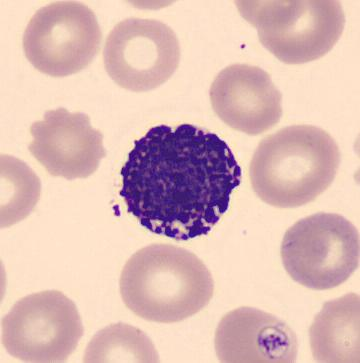
%> input picture blood_dataset_sample/Basophil/row_00314.jpg, 360 x 363 px
$ octave --eval "result = detect_cells(imread('../../blood_dataset_sample/Basophil/row_00314.jpg'));"   (GNU Octave 9; MATLAB toolbox functions it lacks are replaced by stand-ins)
%> lines starting %> are read from the running program, lines starting %| are printed output that depends on the picture; in (x1, y1, x2, y2) boxes, pixels count from 0 and x2, y2 are one past the last pixel; in counts of white or black regions, pixels touching at a corner belong together; the program's own positions count from 1
### matlab/pipeline/apply_clahe.m
function out = apply_clahe(img, p)
%APPLY_CLAHE CLAHE sobre el canal L de LAB (celda "apply_CLAHE" del notebook).
%   Se imita la representacion LAB de 8 bits de OpenCV (L*255/100, a+128,
%   b+128 cuantizados) para que el CLAHE vea los mismos valores.
lab = rgb2lab(img);
L8 = uint8(min(max(round(lab(:, :, 1) * 255 / 100), 0), 255));
a  = min(max(round(lab(:, :, 2) + 128), 0), 255) - 128;
b  = min(max(round(lab(:, :, 3) + 128), 0), 255) - 128;
L8 = cv_clahe(L8, p.clahe_clip, p.clahe_tiles);
rgb = lab2rgb(cat(3, double(L8) * 100 / 255, a, b));
out = uint8(round(255 * min(max(rgb, 0), 1)));
end

### matlab/opencv_compat/cv_clahe.m
function J = cv_clahe(I, clipLimit, tiles)
%CV_CLAHE Reimplementacion de cv2.createCLAHE(clipLimit, tileGridSize).apply.
%   I         imagen uint8 de un canal
%   clipLimit clip limit de OpenCV (3.0 en el notebook)
%   tiles     [tilesX tilesY] (tileGridSize de OpenCV, [8 8] en el notebook)
%
%   adapthisteq de MATLAB usa otra convencion de clip limit y otra
%   interpolacion, por eso se reproduce el algoritmo de OpenCV tal cual.
if nargin < 2, clipLimit = 3.0; end
if nargin < 3, tiles = [8 8]; end
assert(isa(I, 'uint8') && ismatrix(I), 'cv_clahe espera una imagen uint8 de un canal');
tx = tiles(1); ty = tiles(2);
[H, W] = size(I);

% OpenCV hace padding (reflect101) solo si la imagen no es divisible por la
% grilla, y en ese caso agrega (tiles - mod) en AMBOS ejes.
if mod(W, tx) == 0 && mod(H, ty) == 0
    S = I;
else
    S = cv_pad(I, 0, ty - mod(H, ty), 0, tx - mod(W, tx), 'reflect101');
end
th = size(S, 1) / ty;  tw = size(S, 2) / tx;
tileArea = tw * th;

if clipLimit > 0
    clip = max(1, floor(clipLimit * tileArea / 256));
else
    clip = Inf;
end

lut = zeros(256, ty, tx);
for j = 1:ty
    for i = 1:tx
        tile = S((j - 1) * th + (1:th), (i - 1) * tw + (1:tw));
        h = accumarray(double(tile(:)) + 1, 1, [256 1]);
        if isfinite(clip)
            excess = sum(max(h - clip, 0));
            h = min(h, clip);
            batch = floor(excess / 256);
            residual = excess - batch * 256;
            h = h + batch;
            if residual > 0
                step = max(floor(256 / residual), 1);
                k = 0;
                while k < 256 && residual > 0
                    h(k + 1) = h(k + 1) + 1;
                    residual = residual - 1;
                    k = k + step;
                end
            end
        end
        lut(:, j, i) = min(max(round(cumsum(h) * (255 / tileArea)), 0), 255);
    end
end

% Interpolacion bilineal entre las LUT de los 4 tiles vecinos (CLAHE_Interpolation_Body)
xf = (0:W - 1) / tw - 0.5;
x1 = floor(xf); xa = xf - x1; x2 = x1 + 1;
x1 = max(x1, 0); x2 = min(x2, tx - 1);
yf = ((0:H - 1) / th - 0.5)';
y1 = floor(yf); ya = yf - y1; y2 = y1 + 1;
y1 = max(y1, 0); y2 = min(y2, ty - 1);

v = double(I);
L = @(yy, xx) lut(v + 1 + 256 * yy + 256 * ty * xx);   % expansion implicita: (Hx1)+(1xW)
res = (L(y1, x1) .* (1 - xa) + L(y1, x2) .* xa) .* (1 - ya) + ...
      (L(y2, x1) .* (1 - xa) + L(y2, x2) .* xa) .* ya;
J = uint8(round(res));
end

### matlab/opencv_compat/cv_pad.m
function P = cv_pad(I, top, bottom, left, right, mode)
%CV_PAD Rellena (padding) un arreglo 2-D/3-D como cv2.copyMakeBorder.
%   mode: 'reflect101' (BORDER_REFLECT_101, el default de GaussianBlur)
%         'replicate'  (BORDER_REPLICATE, el que usa adaptiveThreshold)
if nargin < 6, mode = 'reflect101'; end
[H, W, ~] = size(I);
rows = border_index((1 - top):(H + bottom), H, mode);
cols = border_index((1 - left):(W + right), W, mode);
P = I(rows, cols, :);
end

function idx = border_index(i, n, mode)
switch mode
    case 'replicate'
        idx = min(max(i, 1), n);
    case 'reflect101'
        if n == 1
            idx = ones(size(i));
            return;
        end
        period = 2 * n - 2;
        j = mod(i - 1, period);          % posicion 0-based dentro de un periodo
        j(j >= n) = period - j(j >= n);
        idx = j + 1;
    otherwise
        error('cv_pad: modo de borde desconocido "%s"', mode);
end
end

### matlab/opencv_compat/cv_gaussian_blur.m
function J = cv_gaussian_blur(I, ksize, border)
%CV_GAUSSIAN_BLUR Equivalente a cv2.GaussianBlur(I, (ksize, ksize), 0).
%   Gaussiano separable con el kernel y el borde de OpenCV (BORDER_REFLECT_101
%   por defecto). Entrada uint8 -> salida uint8 redondeada; double -> double.
if nargin < 3, border = 'reflect101'; end
g = cv_gaussian_kernel(ksize, 0);
r = (ksize - 1) / 2;
P = cv_pad(double(I), r, r, r, r, border);
J = zeros(size(I));
for c = 1:size(I, 3)
    J(:, :, c) = conv2(g(:), g, P(:, :, c), 'valid');
end
if isa(I, 'uint8')
    J = uint8(round(J));
end
end

### matlab/opencv_compat/cv_rgb2hsv8.m
function hsv = cv_rgb2hsv8(rgb)
%CV_RGB2HSV8 HSV con las unidades de OpenCV para imagenes de 8 bits.
%   cv2.cvtColor(..., COLOR_BGR2HSV) da H en [0,180) y S, V en [0,255].
%   rgb2hsv de MATLAB da todo en [0,1], asi que se reescala para poder usar
%   los mismos umbrales del notebook ([79 77 109] - [151 212 212]).
x = rgb2hsv(double(rgb) / 255);
H = mod(round(x(:, :, 1) * 180), 180);
S = round(x(:, :, 2) * 255);
V = round(x(:, :, 3) * 255);
hsv = cat(3, H, S, V);
end

### matlab/pipeline/detect_wbc.m
function [mask, count, raw_mask, morph_mask] = detect_wbc(clahe_img, p)
%DETECT_WBC Deteccion de globulos blancos (ClassicalCellDetector.detect_wbc).
%   1. Blur gaussiano 7x7 sobre la imagen con CLAHE
%   2. Mascara HSV de los tonos morados (get_hsv_mask)
%   3. Apertura + cierre morfologico (clean_wbc_morphology)
%   4. Filtro por area minima (filter_wbc_by_size)
blurred = cv_gaussian_blur(clahe_img, p.wbc_blur_ksize);
hsv = cv_rgb2hsv8(blurred);
raw_mask = get_hsv_mask(hsv, p.hsv_lower, p.hsv_upper);
morph_mask = clean_wbc_morphology(raw_mask, p);
[mask, count] = filter_wbc_by_size(morph_mask, p.wbc_min_area);
end

function mask = get_hsv_mask(hsv, lower, upper)
% cv2.inRange: lower <= pixel <= upper en los tres canales
mask = true(size(hsv, 1), size(hsv, 2));
for c = 1:3
    mask = mask & hsv(:, :, c) >= lower(c) & hsv(:, :, c) <= upper(c);
end
end

function cleaned = clean_wbc_morphology(mask, p)
% Apertura (quita ruido) y cierre fuerte (rellena huecos del nucleo)
opened  = cv_morph(mask, cv_ellipse_kernel(p.wbc_open_ksize), 'open', p.wbc_open_iter);
cleaned = cv_morph(opened, cv_ellipse_kernel(p.wbc_close_ksize), 'close', p.wbc_close_iter);
end

function [final_mask, count] = filter_wbc_by_size(mask, min_area)
% connectedComponentsWithStats (conectividad 8): se queda con area > min_area
cc = bwconncomp(mask, 8);
areas = cellfun(@numel, cc.PixelIdxList);
keep = find(areas > min_area);
final_mask = false(size(mask));
for k = keep
    final_mask(cc.PixelIdxList{k}) = true;
end
count = numel(keep);
end

### matlab/opencv_compat/cv_ellipse_kernel.m
function K = cv_ellipse_kernel(k)
%CV_ELLIPSE_KERNEL Elemento estructurante = cv2.getStructuringElement(MORPH_ELLIPSE, (k, k)).
%   Devuelve una matriz logica k x k con el mismo patron que OpenCV. Para k
%   par (p.ej. 20) el ancla de OpenCV es (k/2, k/2) en 0-based; cv_morph se
%   encarga de respetar esa ancla.
r = floor(k / 2);
c = floor(k / 2);
if r > 0, inv_r2 = 1 / (r * r); else, inv_r2 = 0; end
K = false(k, k);
for i = 0:k - 1
    dy = i - r;
    if abs(dy) <= r
        dx = round(c * sqrt((r * r - dy * dy) * inv_r2));
        j1 = max(c - dx, 0);
        j2 = min(c + dx + 1, k);
        K(i + 1, j1 + 1:j2) = true;
    end
end
end

### matlab/opencv_compat/cv_morph.m
function bw = cv_morph(bw, K, op, iterations)
%CV_MORPH Morfologia binaria con la semantica de OpenCV.
%   op: 'erode' | 'dilate' | 'open' | 'close'
%   iterations igual que en cv2.morphologyEx/cv2.erode/cv2.dilate:
%     open  = erode x iterations y luego dilate x iterations
%     close = dilate x iterations y luego erode x iterations
%
%   Diferencias con MATLAB que se corrigen aqui:
%   * OpenCV ancla un kernel k x k en (floor(k/2), floor(k/2)); MATLAB, para
%     k par, usa floor((k+1)/2). Se agrega una fila/columna de ceros al
%     final para que el centro coincida.
%   * imdilate refleja el elemento estructurante; cv2.dilate no. Por eso se
%     pasa el kernel rotado 180 grados a imdilate.
if nargin < 4, iterations = 1; end
bw = logical(bw);
K = logical(K);
if mod(size(K, 1), 2) == 0, K(end + 1, :) = false; end
if mod(size(K, 2), 2) == 0, K(:, end + 1) = false; end
Kd = rot90(K, 2);

switch op
    case 'erode'
        bw = do_erode(bw, K, iterations);
    case 'dilate'
        bw = do_dilate(bw, Kd, iterations);
    case 'open'
        bw = do_dilate(do_erode(bw, K, iterations), Kd, iterations);
    case 'close'
        bw = do_erode(do_dilate(bw, Kd, iterations), K, iterations);
    otherwise
        error('cv_morph: operacion desconocida "%s"', op);
end
end

function bw = do_erode(bw, K, n)
for t = 1:n
    bw = imerode(bw, K);
end
end

function bw = do_dilate(bw, K, n)
for t = 1:n
    bw = imdilate(bw, K);
end
end

### matlab/pipeline/get_rbc_watershed.m
function [new_markers, count, steps] = get_rbc_watershed(img, wbc_mask, p)
%GET_RBC_WATERSHED Segmentacion y conteo de globulos rojos (get_rbc_watershed).
%   Canal G + CLAHE -> blur -> umbral adaptativo -> quitar WBC ->
%   fondo seguro -> frente seguro (transformada de distancia) -> watershed
%   por marcadores -> filtro por tamano y estimacion de grupos.
g = cv_clahe(img(:, :, 2), p.clahe_clip, p.clahe_tiles);   % rbc_extract_and_clahe
g = cv_gaussian_blur(g, p.rbc_blur_ksize);                 % rbc_blurring_phase
thresh = rbc_apply_thresholding(g, p);
thresh = rbc_remove_wbc_mask(wbc_mask, thresh, p);
[sure_bg, closing] = rbc_get_sure_bg(thresh, p);
[sure_fg, unknown] = rbc_get_sure_foreground(closing, sure_bg, p);
markers = rbc_apply_watershed(sure_fg, unknown, img);
[new_markers, count] = rbc_size_filtering(markers, p);
if nargout > 2
    steps = struct('green_clahe_blur', g, 'thresh', thresh, 'sure_bg', sure_bg, ...
                   'sure_fg', sure_fg, 'unknown', unknown, 'markers', markers);
end
end

function bw = rbc_apply_thresholding(g, p)
% cv2.adaptiveThreshold(g, 255, ADAPTIVE_THRESH_GAUSSIAN_C, THRESH_BINARY_INV, block, C)
% Umbral local = media gaussiana (redondeada a uint8, borde replicate) - C.
% Con THRESH_BINARY_INV el pixel es blanco si g <= media - C.
k = p.adapt_block;
gk = cv_gaussian_kernel(k, 0);
r = (k - 1) / 2;
P = cv_pad(double(g), r, r, r, r, 'replicate');
mu = round(conv2(gk(:), gk, P, 'valid'));
bw = double(g) - mu <= -p.adapt_C;
end

function thresh = rbc_remove_wbc_mask(wbc_mask, thresh, p)
% Dilata la mascara WBC (5x5, 2 iteraciones) y la borra del umbral de RBC
wbc_dil = cv_morph(wbc_mask, true(p.wbc_remove_ksize), 'dilate', p.wbc_remove_iter);
thresh(wbc_dil) = false;
end

function [sure_bg, closing] = rbc_get_sure_bg(thresh, p)
K = true(p.bg_ksize);
opening = cv_morph(thresh, K, 'open', p.open_iter);
closing = cv_morph(opening, K, 'close', p.close_iter);
sure_bg = cv_morph(closing, K, 'dilate', p.bg_dilate_iter);
end

function [sure_fg, unknown] = rbc_get_sure_foreground(closing, sure_bg, p)
% cv2.distanceTransform(closing, DIST_L2, 5) -> aqui distancia euclidiana exacta
dist = bwdist(~closing);
dist = cv_gaussian_blur(dist, p.dist_blur_ksize);
sure_fg = dist > p.fg_ratio * max(dist(:));
unknown = sure_bg & ~sure_fg;               % cv2.subtract(sure_bg, sure_fg)
end

function markers = rbc_apply_watershed(sure_fg, unknown, img)
markers = int32(bwlabel(sure_fg, 8)) + 1;   % fondo = 1, celulas = 2..N+1
markers(unknown) = 0;                       % region desconocida = 0
markers = cv_watershed(img, markers);       % lineas divisorias = -1
end

function [new_markers, count] = rbc_size_filtering(markers, p)
A = p.typical_rbc_area;
min_t = A * p.min_area_ratio;
clump_t = A * p.clump_ratio;
new_markers = markers;
count = 0;
vals = double(markers(markers > 1));
if isempty(vals), return; end
[labels, ~, j] = unique(vals);
areas = accumarray(j, 1);
small = labels(areas < min_t);
for k = 1:numel(labels)
    a = areas(k);
    if a < min_t
        continue;
    elseif a > clump_t
        count = count + round_half_even(a / A);   % int(round(x)) de Python
    else
        count = count + 1;
    end
end
if ~isempty(small)
    new_markers(ismember(double(markers), small)) = 1;
end
end

% [6 lines left out: function round_half_even, not called in this run]

### matlab/opencv_compat/cv_watershed.m
function markers = cv_watershed(img, markers)
%CV_WATERSHED Watershed por marcadores, mismo algoritmo que cv2.watershed.
%   img      imagen RGB uint8 (H x W x 3)
%   markers  int32 H x W: >0 semillas, 0 = region desconocida
%   Salida   int32 H x W: cada pixel con la etiqueta de su semilla y -1 en
%            las lineas divisorias.
%
%   Por que no se usa watershed() de MATLAB: ese es el watershed clasico
%   sobre una imagen de relieve, no acepta marcadores. OpenCV hace una
%   inundacion de Meyer con 256 colas de prioridad, donde la prioridad de un
%   pixel es max_c |I_c(p) - I_c(vecino)|. Igual que OpenCV, el borde de 1 px
%   de la imagen se marca como -1. Se verifico pixel a pixel contra
%   cv2.watershed.
WSHED = int32(-1);
INQ = int32(-2);
[H, W, ~] = size(img);
N = H * W;
m = int32(markers(:));
m(m < 0) = 0;

% Borde de la imagen = linea divisoria (como OpenCV)
border = false(H, W);
border([1 H], :) = true;
border(:, [1 W]) = true;
m(border(:)) = WSHED;

% Diferencia de color con cada vecino, precalculada:
% D(p, d) = max_c |I_c(p) - I_c(p + offs(d))|, d = izquierda, derecha, arriba, abajo
offs = [-H, H, -1, 1];
I = reshape(double(img), N, 3);
D = zeros(N, 4);
inner = find(~border(:));
for d = 1:4
    D(inner, d) = max(abs(I(inner, :) - I(inner + offs(d), :)), [], 2);
end

% Colas FIFO por nivel (0..255) como listas enlazadas: cada pixel entra a lo
% mas una vez, asi que su indice sirve de nodo.
nxt = zeros(N, 1);
head = zeros(256, 1);
tail = zeros(256, 1);

% Fase inicial (vectorizada): pixeles desconocidos con algun vecino semilla.
% Prioridad = minima diferencia con los vecinos ya etiquetados. Se encolan en
% orden fila por fila, como OpenCV (importa para desempatar).
cand = inner(m(inner) == 0);
lev = 256 * ones(numel(cand), 1);
for d = 1:4
    lab_n = m(cand + offs(d)) > 0;
    lev(lab_n) = min(lev(lab_n), D(cand(lab_n), d));
end
keep = lev < 256;
cand = cand(keep);
lev = lev(keep) + 1;                              % nivel 1-based
[r, c] = ind2sub([H W], cand);
[~, order] = sortrows([lev, r, c]);               % por nivel y luego fila-columna
cand = cand(order);
lev = lev(order);
if isempty(cand)
    markers = reshape(m, H, W);
    return;
end
m(cand) = INQ;
same_next = [lev(2:end) == lev(1:end - 1); false];
nxt(cand(same_next)) = cand([false; same_next(1:end - 1)]);
first = [true; lev(2:end) ~= lev(1:end - 1)];
last = [lev(2:end) ~= lev(1:end - 1); true];
head(lev(first)) = cand(first);
tail(lev(last)) = cand(last);
active = lev(1);

% Inundacion
while true
    if head(active) == 0
        k = find(head(active + 1:end) > 0, 1);
        if isempty(k), break; end
        active = active + k;
    end
    p = head(active);
    head(active) = nxt(p);
    if head(active) == 0, tail(active) = 0; end

    nb = p + offs;
    t = m(nb);
    pos = t(t > 0);
    if isempty(pos)
        lab = int32(0);
    elseif all(pos == pos(1))
        lab = pos(1);
    else
        lab = WSHED;
    end
    m(p) = lab;
    if lab == WSHED, continue; end

    for d = 1:4
        if t(d) == 0
            n = nb(d);
            lv = D(p, d) + 1;
            nxt(n) = 0;
            if tail(lv) == 0, head(lv) = n; else, nxt(tail(lv)) = n; end
            tail(lv) = n;
            m(n) = INQ;
            if lv < active, active = lv; end
        end
    end
end
markers = reshape(m, H, W);
end

### matlab/pipeline/markers_to_detections.m
function [boxes, labels] = markers_to_detections(markers, wbc_mask, p)
%MARKERS_TO_DETECTIONS Convierte la segmentacion en cajas [x y w h].
%   Coordenadas 0-based como cv2.boundingRect, con el mismo padding que el
%   notebook (p.pad para RBC y p.pad + p.wbc_pad_extra para WBC).
%   Una region marcada como "grupo" (clump) sigue siendo una sola caja.
[H, W] = size(markers);
boxes = zeros(0, 4);
labels = {};

% RBC: una caja por etiqueta > 1 del watershed
idx = find(markers > 1);
if ~isempty(idx)
    [r, c] = ind2sub([H W], idx);
    [~, ~, j] = unique(double(markers(idx)));     % orden ascendente como np.unique
    rmin = accumarray(j, r, [], @min); rmax = accumarray(j, r, [], @max);
    cmin = accumarray(j, c, [], @min); cmax = accumarray(j, c, [], @max);
    for k = 1:numel(rmin)
        b = padded_box(cmin(k) - 1, rmin(k) - 1, cmax(k) - cmin(k) + 1, ...
                       rmax(k) - rmin(k) + 1, p.pad, W, H);
        boxes(end + 1, :) = b; %#ok<AGROW>
        labels{end + 1, 1} = 'RBC'; %#ok<AGROW>
    end
end

% WBC: una caja por componente conexa de la mascara
cc = bwconncomp(wbc_mask, 8);
for k = 1:cc.NumObjects
    [r, c] = ind2sub([H W], cc.PixelIdxList{k});
    b = padded_box(min(c) - 1, min(r) - 1, max(c) - min(c) + 1, max(r) - min(r) + 1, ...
                   p.pad + p.wbc_pad_extra, W, H);
    boxes(end + 1, :) = b; %#ok<AGROW>
    labels{end + 1, 1} = 'WBC'; %#ok<AGROW>
end
end

function b = padded_box(x, y, w, h, pad, max_w, max_h)
% get_padded_box del notebook (se copia tal cual, incluido el recorte)
nx = max(0, x - pad);
ny = max(0, y - pad);
nw = min(max_w - nx, w + 2 * pad);
nh = min(max_h - ny, h + 2 * pad);
b = [nx ny nw nh];
end

### matlab/pipeline/default_params.m
function p = default_params()
%DEFAULT_PARAMS Parametros del notebook (clase ClassicalCellDetector), tal cual.
%   Estan calibrados para BCCD (Dataset 1, imagenes de 640x480, RBC de
%   ~102 px de lado). Para otros datasets ver scale_params.m.
p.name  = 'original';
p.scale = 1.0;

% --- Preprocesamiento comun ---
p.clahe_clip  = 3.0;      % cv2.createCLAHE(clipLimit=3.0, ...)
p.clahe_tiles = [8 8];    % tileGridSize=(8, 8)

% --- WBC ---
p.wbc_blur_ksize  = 7;                % apply_gaussian_blur, kernel (7,7)
p.hsv_lower       = [79 77 109];      % unidades OpenCV: H 0-180, S y V 0-255
p.hsv_upper       = [151 212 212];
p.wbc_open_ksize  = 5;  p.wbc_open_iter  = 2;   % elipse 5x5, iterations=2
p.wbc_close_ksize = 20; p.wbc_close_iter = 2;   % elipse 20x20, iterations=2
p.wbc_min_area    = 1500;                       % filter_wbc_by_size

% --- RBC ---
p.rbc_blur_ksize   = 5;               % rbc_blurring_phase, kernel (5,5)
p.adapt_block      = 201;             % adaptiveThreshold blockSize
p.adapt_C          = 2;               % adaptiveThreshold C
p.wbc_remove_ksize = 5;  p.wbc_remove_iter = 2; % dilatacion de la mascara WBC
p.bg_ksize         = 3;               % np.ones((3,3))
p.open_iter        = 2;  p.close_iter = 3;  p.bg_dilate_iter = 3;
p.dist_blur_ksize  = 3;               % blur de la transformada de distancia
p.fg_ratio         = 0.35;            % sure_fg = dist > 0.35*max(dist)
p.typical_rbc_area = 6000;            % FIXED_AREA
p.min_area_ratio   = 0.4;             % < 0.4*area -> ruido
p.clump_ratio      = 1.8;             % > 1.8*area -> grupo de varias celulas

% --- Cajas (markers_to_detections) ---
p.pad           = 10;
p.wbc_pad_extra = 10;                 % los WBC usan padding + 10
end

### matlab/opencv_compat/cv_gaussian_kernel.m
function g = cv_gaussian_kernel(ksize, sigma)
%CV_GAUSSIAN_KERNEL Kernel gaussiano 1-D identico a cv2.getGaussianKernel.
%   Con sigma <= 0 y ksize impar <= 7, OpenCV usa tablas fijas;
%   si no, sigma = 0.3*((ksize-1)*0.5 - 1) + 0.8.
if nargin < 2, sigma = 0; end
small = {1, [0.25 0.5 0.25], [0.0625 0.25 0.375 0.25 0.0625], ...
         [0.03125 0.109375 0.21875 0.28125 0.21875 0.109375 0.03125]};
if sigma <= 0 && mod(ksize, 2) == 1 && ksize <= 7
    g = small{(ksize + 1) / 2};
else
    if sigma <= 0
        sigma = 0.3 * ((ksize - 1) * 0.5 - 1) + 0.8;
    end
    x = (0:ksize - 1) - (ksize - 1) / 2;
    g = exp(-(x .^ 2) / (2 * sigma ^ 2));
    g = g / sum(g);
end
g = g(:)';
end

### matlab/pipeline/detect_cells.m
function res = detect_cells(img, p)
%DETECT_CELLS Pipeline completo (ClassicalCellDetector.run_pipeline del notebook).
%   img  imagen RGB uint8 (si viene en gris o con alfa se corrige)
%   p    parametros (default_params / scale_params)
%   res  struct con:
%        wbc_count, rbc_count  conteos
%        wbc_mask              mascara logica de WBC
%        rbc_markers           etiquetas del watershed (-1 bordes, 1 fondo)
%        boxes                 N x 4 [x y w h] (0-based, como OpenCV)
%        labels                N x 1 cellstr ('RBC' / 'WBC')
if nargin < 2, p = default_params(); end
img = to_rgb_uint8(img);

clahe_img = apply_clahe(img, p);
[wbc_mask, wbc_count] = detect_wbc(clahe_img, p);
[rbc_markers, rbc_count] = get_rbc_watershed(img, wbc_mask, p);
[boxes, labels] = markers_to_detections(rbc_markers, wbc_mask, p);

res.wbc_count = wbc_count;
res.rbc_count = rbc_count;
res.wbc_mask = wbc_mask;
res.rbc_markers = rbc_markers;
res.boxes = boxes;
res.labels = labels;
end

function img = to_rgb_uint8(img)
if ~isa(img, 'uint8')
    img = im2uint8(img);
end
if size(img, 3) == 1
    img = repmat(img, [1 1 3]);
elseif size(img, 3) > 3
    img = img(:, :, 1:3);
end
end
%> in detect_cells, img is the input picture: size 363x360x3 uint8; mean R, G, B 221.1, 187.2, 182
%> in apply_clahe, `b  = min(max(round(lab(:, :, 3) + 128), 0), 255) - 128;`:
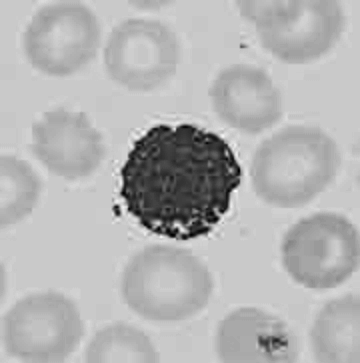
%> b: size 363x360 double; min -67, max 37, mean 6.6; drawn with min black and max white
%> after the loop in cv_clahe, `for j = 1:ty`: batch = 4; excess = 1043; h = 256 values, max 29 at index 183, min 4 at index 2, mean 8.27; k = 247; residual = 0; step = 13
%> in apply_clahe, `rgb = lab2rgb(cat(3, double(L8) * 100 / 255, a, b));`:
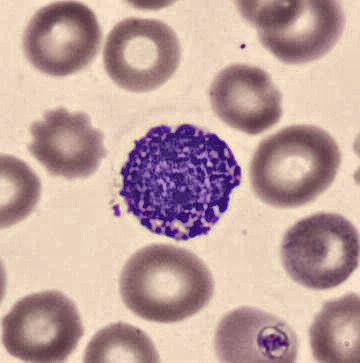
%> rgb: size 363x360x3 double; mean R, G, B 0.784, 0.656, 0.636; drawn with min black and max white
%> in cv_rgb2hsv8, `S = round(x(:, :, 2) * 255);`:
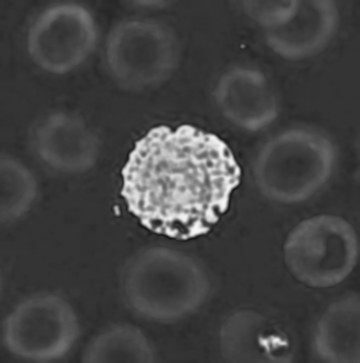
%> S: size 363x360 double; min 19, max 248, mean 67
%> in cv_rgb2hsv8, `V = round(x(:, :, 3) * 255);`:
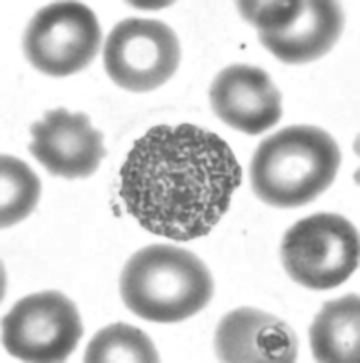
%> V: size 363x360 double; min 86, max 255, mean 202.7
%> the loop in get_hsv_mask, `for c = 1:3` made 3 passes
%> pass 1, in get_hsv_mask, `mask = mask & hsv(:, :, c) >= lower(c) & hsv(:, :, c) <= upper(c);`:
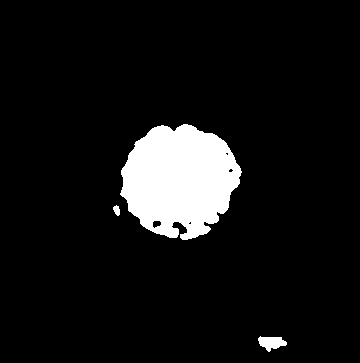
%> mask: size 363x360 logical; 8% white; 3 white regions, box (x1, y1, x2, y2) and area: (120, 124, 242, 240) 10144, (258, 336, 287, 352) 286, (113, 205, 120, 216) 53
%> in filter_wbc_by_size, `cc = bwconncomp(mask, 8);`: cc = 1 connected component
%> in filter_wbc_by_size, `areas = cellfun(@numel, cc.PixelIdxList);`: areas = 7108
%> in filter_wbc_by_size, `keep = find(areas > min_area);`: keep = 1
%> the loop in filter_wbc_by_size, `for k = keep` made 1 pass
%> call 3 of cv_pad, with top = 0, bottom = 5, left = 0, right = 8, mode = 'reflect101'
%> in cv_pad (call 3), `P = I(rows, cols, :);`:
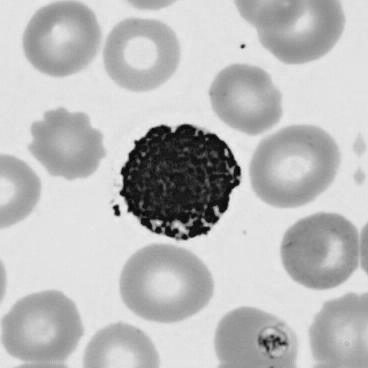
%> P: size 368x368 uint8; min 0, max 241, mean 187.6
%> call 5 of cv_pad, with top = 100, bottom = 100, left = 100, right = 100, mode = 'replicate'
%> in cv_pad (call 5), `P = I(rows, cols, :);`:
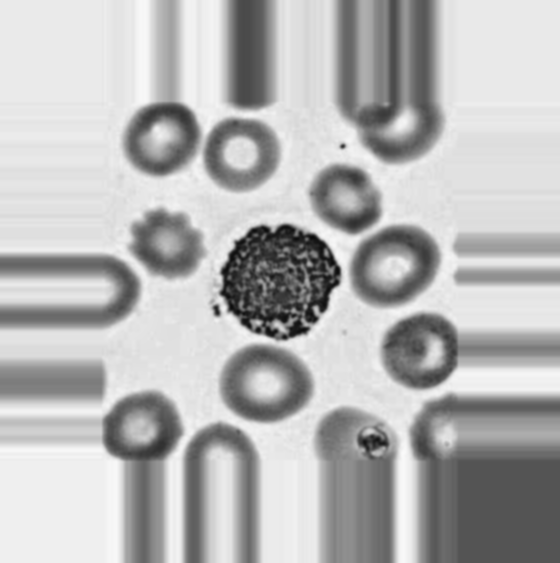
%> P: size 563x560 double; min 9, max 250, mean 181.8
%> (the rest of the program and of its run is left out)
